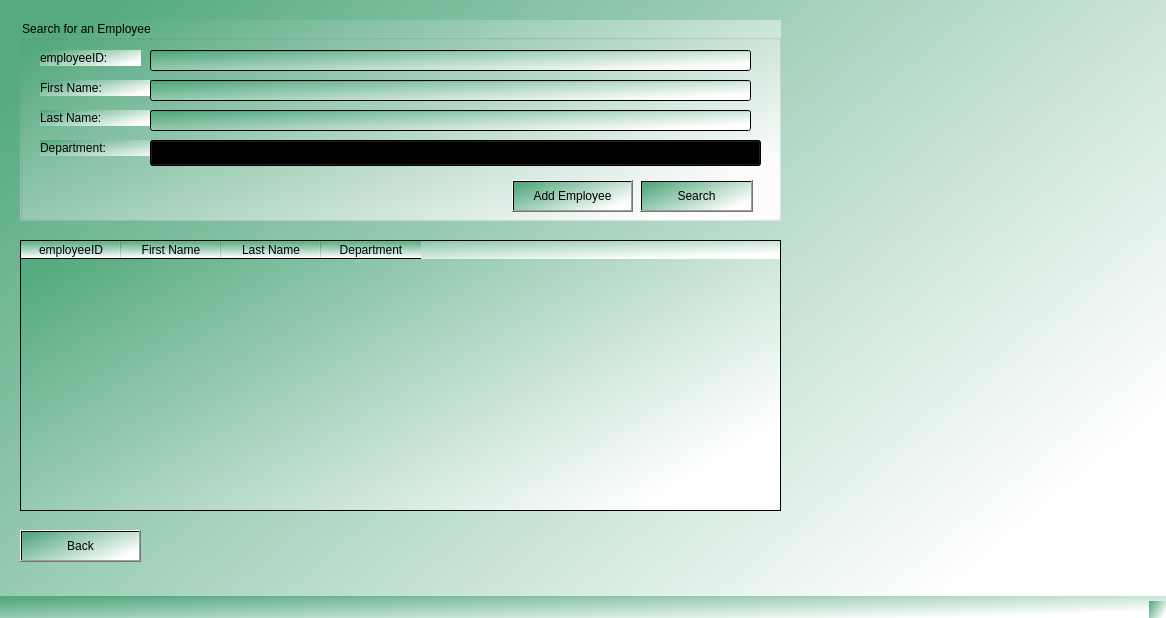
<?xml version="1.0" encoding="UTF-8"?>
<ui version="4.0">
 <class>MainWindow</class>
 <widget class="QMainWindow" name="MainWindow">
  <property name="geometry">
   <rect>
    <x>0</x>
    <y>0</y>
    <width>1166</width>
    <height>618</height>
   </rect>
  </property>
  <property name="windowTitle">
   <string>MainWindow</string>
  </property>
  <property name="styleSheet">
   <string notr="true">background-color: qlineargradient(spread:pad, x1:0.03, y1:0.0965909, x2:1, y2:0.681818, stop:0 rgba(85, 170, 127, 255), stop:1 rgba(255, 255, 255, 255));</string>
  </property>
  <widget class="QWidget" name="centralwidget">
   <widget class="QGroupBox" name="groupBox">
    <property name="geometry">
     <rect>
      <x>20</x>
      <y>20</y>
      <width>761</width>
      <height>201</height>
     </rect>
    </property>
    <property name="styleSheet">
     <string notr="true">background-color: qlineargradient(spread:pad, x1:0.03, y1:0.0965909, x2:1, y2:0.681818, stop:0 rgba(85, 170, 127, 255), stop:1 rgba(255, 255, 255, 255));</string>
    </property>
    <property name="title">
     <string>Search for an Employee</string>
    </property>
    <widget class="QLabel" name="label">
     <property name="geometry">
      <rect>
       <x>20</x>
       <y>30</y>
       <width>101</width>
       <height>16</height>
      </rect>
     </property>
     <property name="text">
      <string>employeeID:</string>
     </property>
    </widget>
    <widget class="QLabel" name="label_2">
     <property name="geometry">
      <rect>
       <x>20</x>
       <y>60</y>
       <width>111</width>
       <height>16</height>
      </rect>
     </property>
     <property name="text">
      <string>First Name:</string>
     </property>
    </widget>
    <widget class="QLabel" name="label_3">
     <property name="geometry">
      <rect>
       <x>20</x>
       <y>90</y>
       <width>111</width>
       <height>16</height>
      </rect>
     </property>
     <property name="text">
      <string>Last Name:</string>
     </property>
    </widget>
    <widget class="QLabel" name="label_4">
     <property name="geometry">
      <rect>
       <x>20</x>
       <y>120</y>
       <width>151</width>
       <height>16</height>
      </rect>
     </property>
     <property name="text">
      <string>Department:</string>
     </property>
    </widget>
    <widget class="QLineEdit" name="employeeID">
     <property name="geometry">
      <rect>
       <x>130</x>
       <y>30</y>
       <width>601</width>
       <height>21</height>
      </rect>
     </property>
    </widget>
    <widget class="QLineEdit" name="firstName">
     <property name="geometry">
      <rect>
       <x>130</x>
       <y>60</y>
       <width>601</width>
       <height>21</height>
      </rect>
     </property>
    </widget>
    <widget class="QLineEdit" name="lastName">
     <property name="geometry">
      <rect>
       <x>130</x>
       <y>90</y>
       <width>601</width>
       <height>21</height>
      </rect>
     </property>
    </widget>
    <widget class="QComboBox" name="department">
     <property name="geometry">
      <rect>
       <x>130</x>
       <y>120</y>
       <width>611</width>
       <height>26</height>
      </rect>
     </property>
    </widget>
    <widget class="QPushButton" name="search">
     <property name="geometry">
      <rect>
       <x>620</x>
       <y>160</y>
       <width>113</width>
       <height>32</height>
      </rect>
     </property>
     <property name="text">
      <string>Search</string>
     </property>
    </widget>
    <widget class="QPushButton" name="addEmployee">
     <property name="geometry">
      <rect>
       <x>492</x>
       <y>160</y>
       <width>121</width>
       <height>32</height>
      </rect>
     </property>
     <property name="text">
      <string>Add Employee</string>
     </property>
    </widget>
   </widget>
   <widget class="QTableWidget" name="tableWidget">
    <property name="geometry">
     <rect>
      <x>20</x>
      <y>240</y>
      <width>761</width>
      <height>271</height>
     </rect>
    </property>
    <property name="styleSheet">
     <string notr="true">background-color: qlineargradient(spread:pad, x1:0.03, y1:0.0965909, x2:1, y2:0.681818, stop:0 rgba(85, 170, 127, 255), stop:1 rgba(255, 255, 255, 255));
</string>
    </property>
    <column>
     <property name="text">
      <string>employeeID</string>
     </property>
    </column>
    <column>
     <property name="text">
      <string>First Name</string>
     </property>
    </column>
    <column>
     <property name="text">
      <string>Last Name</string>
     </property>
    </column>
    <column>
     <property name="text">
      <string>Department</string>
     </property>
    </column>
   </widget>
   <widget class="QPushButton" name="backButton">
    <property name="geometry">
     <rect>
      <x>20</x>
      <y>530</y>
      <width>121</width>
      <height>32</height>
     </rect>
    </property>
    <property name="text">
     <string>Back</string>
    </property>
   </widget>
  </widget>
  <widget class="QMenuBar" name="menubar">
   <property name="geometry">
    <rect>
     <x>0</x>
     <y>0</y>
     <width>1166</width>
     <height>24</height>
    </rect>
   </property>
  </widget>
  <widget class="QStatusBar" name="statusbar"/>
 </widget>
 <resources/>
 <connections/>
</ui>
